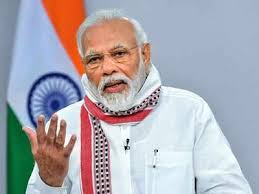
#> input picture working-with-images/open cv/haarcascade opencv/index.jpg, 259 x 194 px
$ jupyter execute face.ipynb
#> lines starting #> are read from the running program, lines starting #| are printed output that depends on the picture
[cell 1]
import numpy
import cv2

[cell 2]
face_casecade = cv2.CascadeClassifier('haarcascade_frontalface_default.xml')

[cell 3]
image = cv2.imread('index.jpg',0)
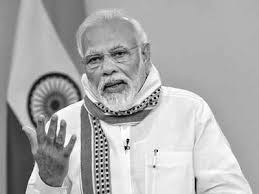
#> image: shape (194, 259); min 0, max 255, mean 171.7

cv2.imshow('img',image)
cv2.waitKey(0)
cv2.destroyAllWindows()

[cell 4]
# our classifier returns the ROI of the detected face as a tuple
#it stores the top left coordinate and the bottom right coordinate

faces = face_casecade.detectMultiScale(image)
#> faces = [[71, 27, 75, 75]]

print(faces)
#| [[71 27 75 75]]

[cell 5]
#when no faces detected, face_casecade returns and empty tuple
if faces is ():
    print("No faces found")

[cell 6]
#we iterate through our faces array and draw a rectangle
# over each face in faces

for (x,y,w,h) in faces:
    cv2.rectangle(image, (x,y), (x+w-50,y+h-50), (100,0,0), 2)
    cv2.imshow('modi_face', image)
    cv2.waitKey(0)
#> this loop made 1 pass
#> pass 1, `cv2.imshow('modi_face', image)`:
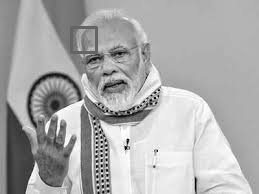
#> window 'modi_face': shape (194, 259); min 0, max 255, mean 171.4

cv2.destroyAllWindows()
